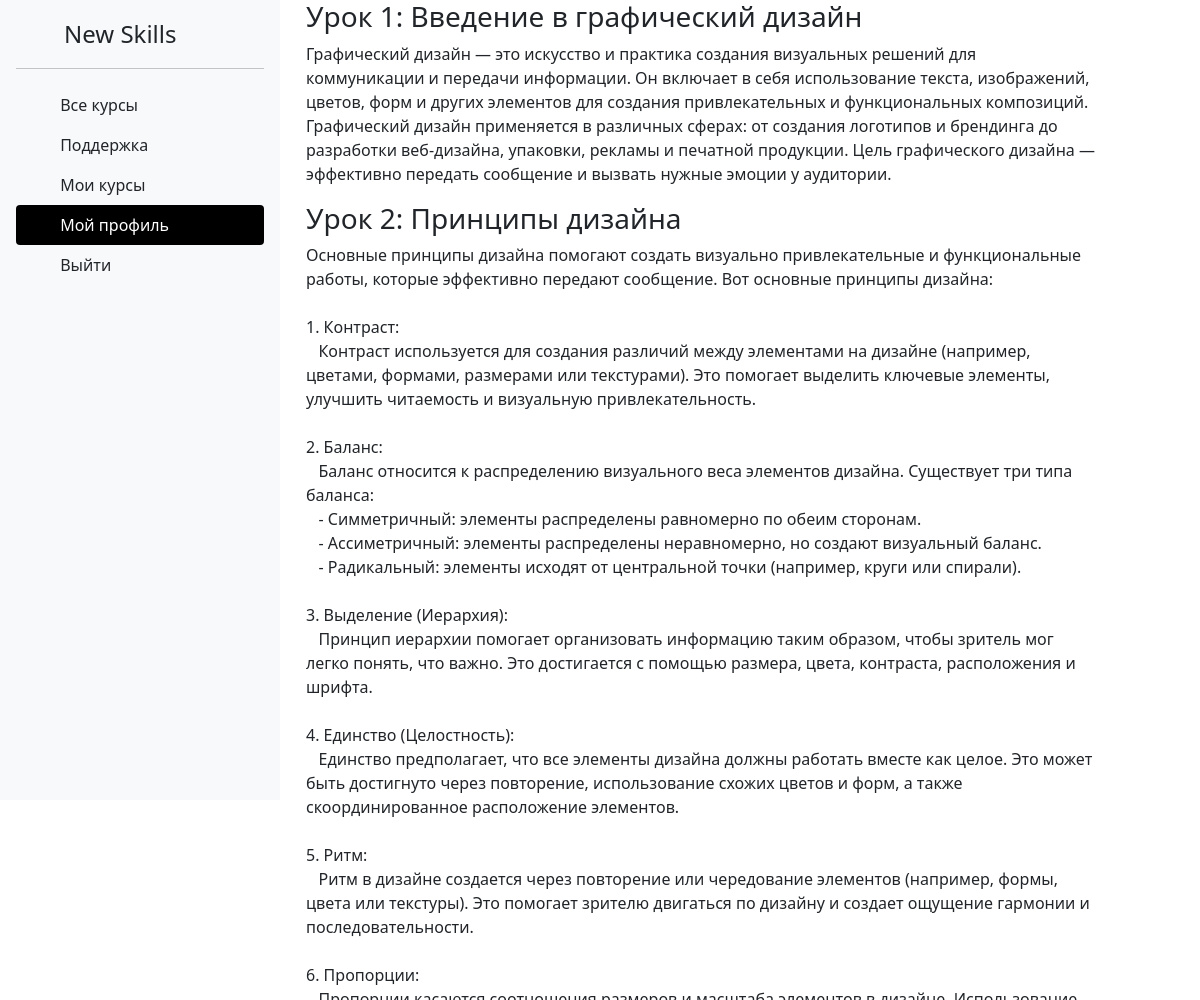
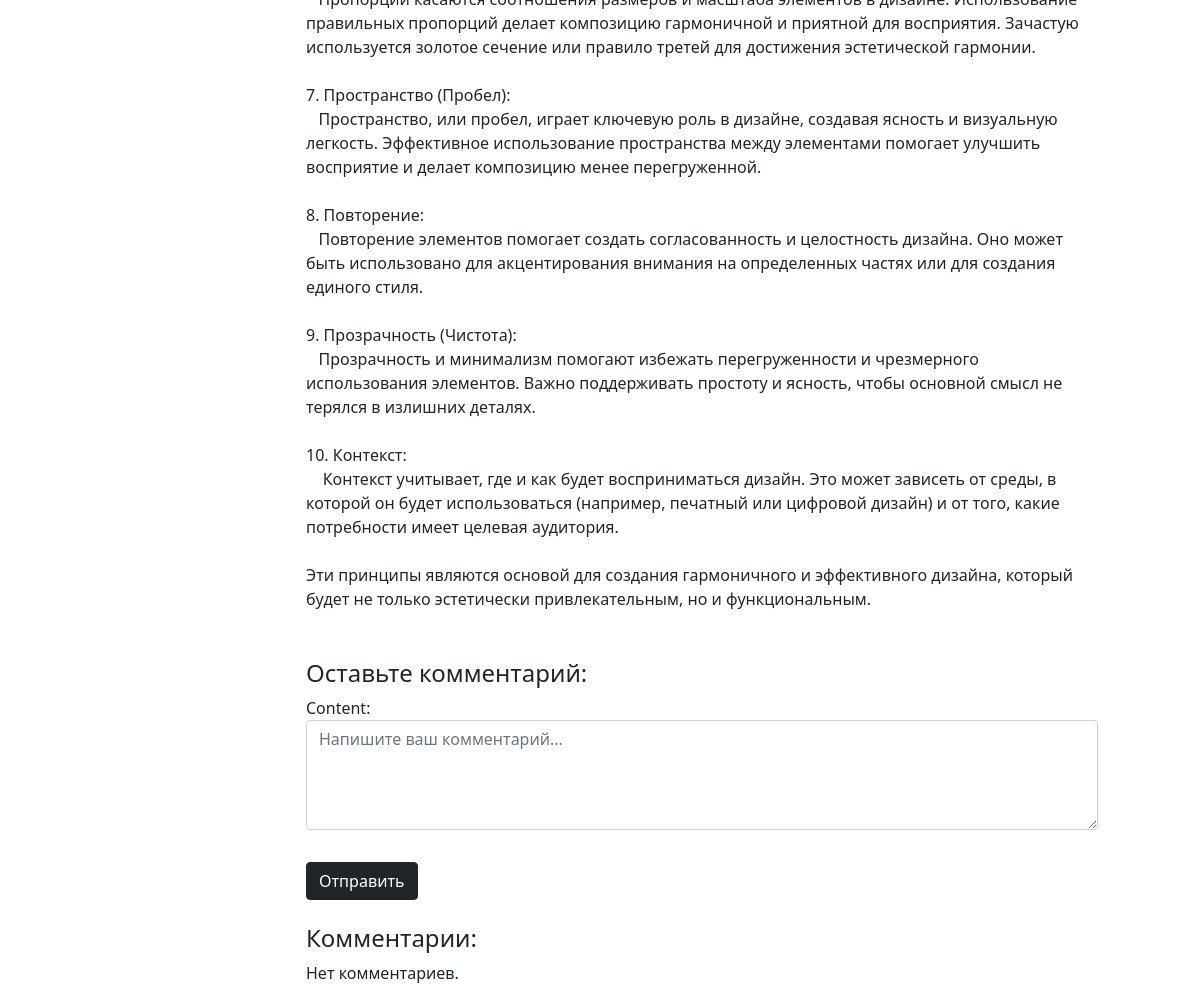
The app's page /module/3/ (signed in) with its own data (2 pictures, top to bottom).
### SKILLS/models.py (models this page shows, shortened)
class Lesson(models.Model):
    module = models.ForeignKey(Module, related_name='lessons', on_delete=models.CASCADE)  # Связь с модулем
    title = models.CharField(max_length=200)  # Название урока
    content = models.TextField()  # Содержание урока
    image = models.ImageField(upload_to='lesson_images/', blank=True, null=True)  # Изображение для урока
    video = models.FileField(upload_to='lesson_videos/', blank=True, null=True)  # Видео для урока
    order = models.IntegerField()  # Порядок урока (для сортировки)
    class Meta:
        ordering = ['order']

### SKILLS/views.py (the view)
# urls.py: path('module/<int:module_id>/', views.module_detail, name='module_detail'),
def module_detail(request, module_id):
    if not request.user.is_authenticated:
        return redirect('login')  # Перенаправляем на страницу входа, если пользователь не авторизован
    module = get_object_or_404(Module, pk=module_id)
    lesson = module.lessons.first()  # Получаем первый урок из модуля
    comments = Comment.objects.filter(course=module.course)
    next_module = Module.objects.filter(order__gt=module.order).first()
    if request.method == 'POST':
        form = CommentForm(request.POST)
        if form.is_valid():
            Comment.objects.create(
                user=request.user,
                course=module.course,
                content=form.cleaned_data['content']
            )
            return redirect('module_detail', module_id=module.id)
    else:
        form = CommentForm()
    return render(request, 'course_content.html', {
        'module': module,
        'lesson': lesson,
        'comments': comments,
        'form': form,
        'next_module': next_module,  # Передаем следующий модуль в контекст
    })

### SKILLS/forms.py
class CommentForm(forms.ModelForm):
    content = forms.CharField(widget=forms.Textarea(attrs={'class': 'form-control', 'rows': 4, 'placeholder': 'Напишите ваш комментарий...'}))
    class Meta:
        model = Comment
        fields = ['content']

### SKILLS/templates/course_content.html (shortened to what this page needs)
<!DOCTYPE html>
<html lang="en">
<head>
    <link href="https://cdn.jsdelivr.net/npm/bootstrap@5.0.1/dist/css/bootstrap.min.css" rel="stylesheet">
</head>
<body>
    <div class="row">
        <div class="col-md-3">
    <div class="d-flex flex-column flex-shrink-0 p-3 bg-light" style="width: 280px; height: 100vh; position: fixed; top: 0; left: 0;">
        <a href="/" class="d-flex align-items-center mb-3 mb-md-0 me-md-auto link-dark text-decoration-none">
            <svg class="bi me-2" width="40" height="32"><use xlink:href="#bootstrap"></use></svg>
            <span class="fs-4">New Skills</span>
        </a>
        <hr>
        <ul class="nav nav-pills flex-column mb-auto">
            <li class="nav-item">
                <a href="{% url 'course_list' %}" class="nav-link link-dark" aria-current="page">
                    <svg class="bi me-2" width="16" height="16"><use xlink:href="#home"></use></svg>
                    Все курсы
                </a>
            </li>
            <li>
                <a href="https://t.me/qnelich" class="nav-link link-dark">
                    <svg class="bi me-2" width="16" height="16"><use xlink:href="#grid"></use></svg>
                    Поддержка
                </a>
            </li>
            {% if user.is_authenticated %}
            <li>
                <a href="{% url 'mycourses' %}" class="nav-link link-dark">
                    <svg class="bi me-2" width="16" height="16"><use xlink:href="#speedometer2"></use></svg>
                    Мои курсы
                </a>
            </li>
            <li>
                <a href="{% url 'profile' %}" class="nav-link active link-dark" style="background-color: black; color: white;">
                    <svg class="bi me-2" width="16" height="16"><use xlink:href="#table"></use></svg>
                    Мой профиль
                </a>
            </li>
            <li>
                <a href="{% url 'logout' %}" class="nav-link link-dark">
                    <svg class="bi me-2" width="16" height="16"><use xlink:href="#people-circle"></use></svg>
                    Выйти
                </a>
            </li>
            {% endif %}
        </ul>
    </div>
</div>
        <div class="col-md-8">
{% for lesson in module.lessons.all %}
<div class="lesson">
    <h3>Урок {{ lesson.order }}: {{ lesson.title }}</h3>
    <p>{{ lesson.content }}</p>
</div>
{% endfor %}
    <div class="mt-5">
        <h4>Оставьте комментарий:</h4>
        <form method="POST">
            {{ form.as_p }}
            <button type="submit" class="btn btn-dark mt-3">Отправить</button>
        </form>
    </div>
    <div class="mt-4">
        <h4>Комментарии:</h4>
        {% for comment in comments %}
        <div class="comment">
            <p><strong>{{ comment.user.username }}</strong> ({{ comment.created_at }})</p>
            <p>{{ comment.content }}</p>
        </div>
        {% empty %}
        <p>Нет комментариев.</p>
        {% endfor %}
    </div>
</div>
    </div>
</body>
</html>

### SKILLS/templates/course_content.html (style rules this page uses)
.lesson p { white-space: pre-wrap; }

### records on screen
Lesson: content "Графический дизайн — это искусство и практика создания визуальных решений для коммуникации и передачи информации. Он включает в себя использование текста, изображений, цветов, форм и других элементов для создания привлекательных и функциональных композиций. Графический дизайн применяется в различных сферах: от создания логотипов и брендинга до разработки веб-дизайна, упаковки, рекламы и печатной продукции. Цель графического дизайна — эффективно передать сообщение и вызвать нужные эмоции у аудитории."
Lesson: order "2", title "Принципы дизайна", content "Основные принципы дизайна помогают создать визуально привлекательные и функциональные работы, которые эффективно передают сообщение. Вот основные принципы дизайна: 1. Контраст: Контраст используется для создания различий между элементами на дизайне (например, цветами, формами, размерами или текстурами). Это помогает выделить ключевые элементы, улучшить читаемость и визуальную привлекательность. 2. Баланс: Баланс относится к распределению визуального веса элементов дизайна. Существует три типа баланса: - Симметричный: элементы распределены равномерно по обеим сторонам. - Ассиметричный: элементы распределены неравномерно, но создают визуальный баланс. - Радикальный: элементы исходят от…"
